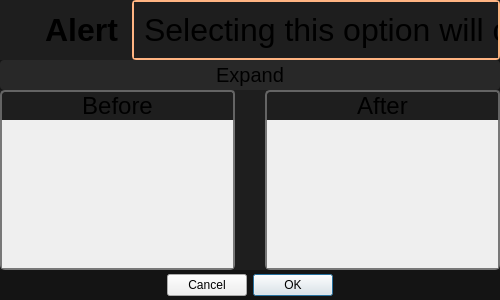
<?xml version="1.0" encoding="UTF-8"?>
<ui version="4.0">
 <class>confirm_preset_dialog</class>
 <widget class="QDialog" name="confirm_preset_dialog">
  <property name="geometry">
   <rect>
    <x>0</x>
    <y>0</y>
    <width>500</width>
    <height>300</height>
   </rect>
  </property>
  <property name="sizePolicy">
   <sizepolicy hsizetype="Minimum" vsizetype="MinimumExpanding">
    <horstretch>0</horstretch>
    <verstretch>0</verstretch>
   </sizepolicy>
  </property>
  <property name="minimumSize">
   <size>
    <width>200</width>
    <height>130</height>
   </size>
  </property>
  <property name="maximumSize">
   <size>
    <width>500</width>
    <height>300</height>
   </size>
  </property>
  <property name="font">
   <font>
    <family>Arial</family>
    <pointsize>24</pointsize>
   </font>
  </property>
  <property name="windowTitle">
   <string>Dialog</string>
  </property>
  <property name="styleSheet">
   <string notr="true">QDialog {
background-color: rgba(20,20,20,1);
}

#footer *[text=&quot;Cancel&quot;] {
    background: red;
}
#footer *[text=&quot;OK&quot;] {
    background: green;
}</string>
  </property>
  <property name="modal">
   <bool>false</bool>
  </property>
  <layout class="QVBoxLayout" name="dialog_layout">
   <property name="spacing">
    <number>0</number>
   </property>
   <property name="leftMargin">
    <number>0</number>
   </property>
   <property name="topMargin">
    <number>0</number>
   </property>
   <property name="rightMargin">
    <number>0</number>
   </property>
   <property name="bottomMargin">
    <number>0</number>
   </property>
   <item>
    <widget class="QWidget" name="header" native="true">
     <property name="sizePolicy">
      <sizepolicy hsizetype="MinimumExpanding" vsizetype="Preferred">
       <horstretch>0</horstretch>
       <verstretch>0</verstretch>
      </sizepolicy>
     </property>
     <property name="minimumSize">
      <size>
       <width>0</width>
       <height>60</height>
      </size>
     </property>
     <property name="maximumSize">
      <size>
       <width>16777215</width>
       <height>60</height>
      </size>
     </property>
     <property name="styleSheet">
      <string notr="true">background-color: rgb(30, 30, 30)</string>
     </property>
     <layout class="QHBoxLayout" name="header_layout">
      <property name="spacing">
       <number>5</number>
      </property>
      <property name="leftMargin">
       <number>5</number>
      </property>
      <property name="topMargin">
       <number>0</number>
      </property>
      <property name="rightMargin">
       <number>0</number>
      </property>
      <property name="bottomMargin">
       <number>0</number>
      </property>
      <item>
       <widget class="QLabel" name="label">
        <property name="sizePolicy">
         <sizepolicy hsizetype="Fixed" vsizetype="Fixed">
          <horstretch>0</horstretch>
          <verstretch>0</verstretch>
         </sizepolicy>
        </property>
        <property name="minimumSize">
         <size>
          <width>35</width>
          <height>35</height>
         </size>
        </property>
        <property name="maximumSize">
         <size>
          <width>35</width>
          <height>35</height>
         </size>
        </property>
        <property name="text">
         <string/>
        </property>
        <property name="pixmap">
         <pixmap resource="../../assets/rss.qrc">:/icons/util/alert_yellow.svg</pixmap>
        </property>
        <property name="scaledContents">
         <bool>true</bool>
        </property>
       </widget>
      </item>
      <item>
       <widget class="QLabel" name="alert_label">
        <property name="sizePolicy">
         <sizepolicy hsizetype="Fixed" vsizetype="Fixed">
          <horstretch>0</horstretch>
          <verstretch>0</verstretch>
         </sizepolicy>
        </property>
        <property name="font">
         <font>
          <family>Arial</family>
          <pointsize>24</pointsize>
          <bold>true</bold>
         </font>
        </property>
        <property name="text">
         <string>Alert </string>
        </property>
       </widget>
      </item>
      <item>
       <widget class="QScrollArea" name="message_wrapper">
        <property name="styleSheet">
         <string notr="true">#message_wrapper {border-radius: 4px;
border: 2px solid rgb(255, 180, 130);}</string>
        </property>
        <property name="verticalScrollBarPolicy">
         <enum>Qt::ScrollBarPolicy::ScrollBarAlwaysOff</enum>
        </property>
        <property name="horizontalScrollBarPolicy">
         <enum>Qt::ScrollBarPolicy::ScrollBarAlwaysOff</enum>
        </property>
        <property name="sizeAdjustPolicy">
         <enum>QAbstractScrollArea::SizeAdjustPolicy::AdjustToContents</enum>
        </property>
        <property name="widgetResizable">
         <bool>true</bool>
        </property>
        <widget class="QWidget" name="message_container">
         <property name="geometry">
          <rect>
           <x>0</x>
           <y>0</y>
           <width>768</width>
           <height>56</height>
          </rect>
         </property>
         <layout class="QHBoxLayout" name="message_container_layout">
          <property name="spacing">
           <number>0</number>
          </property>
          <property name="leftMargin">
           <number>10</number>
          </property>
          <property name="topMargin">
           <number>0</number>
          </property>
          <property name="rightMargin">
           <number>0</number>
          </property>
          <property name="bottomMargin">
           <number>0</number>
          </property>
          <item>
           <widget class="QLabel" name="message">
            <property name="font">
             <font>
              <family>Arial</family>
              <pointsize>24</pointsize>
             </font>
            </property>
            <property name="lineWidth">
             <number>0</number>
            </property>
            <property name="text">
             <string>Selecting this option will cause any pre-existing settings to be overriden</string>
            </property>
           </widget>
          </item>
         </layout>
        </widget>
       </widget>
      </item>
     </layout>
    </widget>
   </item>
   <item>
    <widget class="QWidget" name="middle" native="true">
     <layout class="QVBoxLayout" name="before_after_layout">
      <property name="spacing">
       <number>0</number>
      </property>
      <property name="leftMargin">
       <number>0</number>
      </property>
      <property name="topMargin">
       <number>0</number>
      </property>
      <property name="rightMargin">
       <number>0</number>
      </property>
      <property name="bottomMargin">
       <number>0</number>
      </property>
      <item>
       <widget class="QPushButton" name="expand_push_button">
        <property name="sizePolicy">
         <sizepolicy hsizetype="Minimum" vsizetype="MinimumExpanding">
          <horstretch>0</horstretch>
          <verstretch>0</verstretch>
         </sizepolicy>
        </property>
        <property name="minimumSize">
         <size>
          <width>30</width>
          <height>0</height>
         </size>
        </property>
        <property name="maximumSize">
         <size>
          <width>16777215</width>
          <height>30</height>
         </size>
        </property>
        <property name="font">
         <font>
          <family>Arial</family>
          <pointsize>15</pointsize>
         </font>
        </property>
        <property name="layoutDirection">
         <enum>Qt::LayoutDirection::RightToLeft</enum>
        </property>
        <property name="styleSheet">
         <string notr="true">QPushButton {
	border-radius: 4px;
	background-color: rgba(40,40,40,1);
}</string>
        </property>
        <property name="text">
         <string>Expand</string>
        </property>
        <property name="icon">
         <iconset resource="../../assets/rss.qrc">
          <normaloff>:/icons/arrows/arrow_right_dark.svg</normaloff>
          <normalon>:/icons/arrows/arrow_down_red.svg</normalon>:/icons/arrows/arrow_right_dark.svg</iconset>
        </property>
        <property name="iconSize">
         <size>
          <width>20</width>
          <height>20</height>
         </size>
        </property>
        <property name="checkable">
         <bool>true</bool>
        </property>
        <property name="checked">
         <bool>false</bool>
        </property>
       </widget>
      </item>
      <item>
       <widget class="QWidget" name="before_after_expanded" native="true">
        <property name="styleSheet">
         <string notr="true">QWidget#before_after_expanded {
	background-color: rgba(30,30,30,1);
}
QScrollArea {
	border: 2px solid rgba(120,120,120,1);
	border-top: 0px;
	border-bottom-left-radius: 5px;
	border-bottom-right-radius: 5px;
}
QLabel#before_label, QLabel#after_label {
	background: rgba(30,30,30,1);
	border: 2px solid rgba(100,100,100,1);
	border-bottom: 0px;
	border-top-left-radius: 5px;
	border-top-right-radius: 4px;
}</string>
        </property>
        <layout class="QHBoxLayout" name="expanded_layout">
         <property name="spacing">
          <number>0</number>
         </property>
         <property name="leftMargin">
          <number>0</number>
         </property>
         <property name="topMargin">
          <number>0</number>
         </property>
         <property name="rightMargin">
          <number>0</number>
         </property>
         <property name="bottomMargin">
          <number>0</number>
         </property>
         <item>
          <widget class="QWidget" name="before" native="true">
           <property name="maximumSize">
            <size>
             <width>285</width>
             <height>16777215</height>
            </size>
           </property>
           <layout class="QVBoxLayout" name="before_layout">
            <property name="spacing">
             <number>0</number>
            </property>
            <property name="leftMargin">
             <number>0</number>
            </property>
            <property name="topMargin">
             <number>0</number>
            </property>
            <property name="rightMargin">
             <number>0</number>
            </property>
            <property name="bottomMargin">
             <number>0</number>
            </property>
            <item>
             <widget class="QLabel" name="before_label">
              <property name="font">
               <font>
                <family>Arial</family>
                <pointsize>18</pointsize>
               </font>
              </property>
              <property name="text">
               <string>Before</string>
              </property>
              <property name="alignment">
               <set>Qt::AlignmentFlag::AlignCenter</set>
              </property>
             </widget>
            </item>
            <item>
             <widget class="QScrollArea" name="before_layers">
              <property name="maximumSize">
               <size>
                <width>285</width>
                <height>285</height>
               </size>
              </property>
              <property name="widgetResizable">
               <bool>true</bool>
              </property>
              <widget class="QWidget" name="proposed_layers_container">
               <property name="geometry">
                <rect>
                 <x>0</x>
                 <y>0</y>
                 <width>231</width>
                 <height>153</height>
                </rect>
               </property>
               <layout class="QVBoxLayout" name="before_layers_layout">
                <property name="spacing">
                 <number>0</number>
                </property>
                <property name="leftMargin">
                 <number>0</number>
                </property>
                <property name="topMargin">
                 <number>0</number>
                </property>
                <property name="rightMargin">
                 <number>0</number>
                </property>
                <property name="bottomMargin">
                 <number>0</number>
                </property>
                <item>
                 <widget class="EBody" name="before_ebody" native="true"/>
                </item>
               </layout>
              </widget>
             </widget>
            </item>
           </layout>
          </widget>
         </item>
         <item>
          <widget class="QWidget" name="arrow_wrapper" native="true">
           <property name="maximumSize">
            <size>
             <width>30</width>
             <height>16777215</height>
            </size>
           </property>
           <layout class="QVBoxLayout" name="arrow_container">
            <property name="spacing">
             <number>0</number>
            </property>
            <property name="leftMargin">
             <number>0</number>
            </property>
            <property name="topMargin">
             <number>0</number>
            </property>
            <property name="rightMargin">
             <number>0</number>
            </property>
            <property name="bottomMargin">
             <number>0</number>
            </property>
            <item>
             <widget class="QLabel" name="arrow_icon">
              <property name="minimumSize">
               <size>
                <width>30</width>
                <height>30</height>
               </size>
              </property>
              <property name="maximumSize">
               <size>
                <width>30</width>
                <height>30</height>
               </size>
              </property>
              <property name="text">
               <string/>
              </property>
              <property name="pixmap">
               <pixmap resource="../../assets/rss.qrc">:/icons/arrows/arrow_right_dark.svg</pixmap>
              </property>
              <property name="scaledContents">
               <bool>true</bool>
              </property>
             </widget>
            </item>
           </layout>
          </widget>
         </item>
         <item>
          <widget class="QWidget" name="after" native="true">
           <property name="maximumSize">
            <size>
             <width>285</width>
             <height>16777215</height>
            </size>
           </property>
           <layout class="QVBoxLayout" name="after_layout">
            <property name="spacing">
             <number>0</number>
            </property>
            <property name="leftMargin">
             <number>0</number>
            </property>
            <property name="topMargin">
             <number>0</number>
            </property>
            <property name="rightMargin">
             <number>0</number>
            </property>
            <property name="bottomMargin">
             <number>0</number>
            </property>
            <item>
             <widget class="QLabel" name="after_label">
              <property name="font">
               <font>
                <family>Arial</family>
                <pointsize>18</pointsize>
               </font>
              </property>
              <property name="text">
               <string>After</string>
              </property>
              <property name="alignment">
               <set>Qt::AlignmentFlag::AlignCenter</set>
              </property>
             </widget>
            </item>
            <item>
             <widget class="QScrollArea" name="after_layers">
              <property name="maximumSize">
               <size>
                <width>285</width>
                <height>285</height>
               </size>
              </property>
              <property name="widgetResizable">
               <bool>true</bool>
              </property>
              <widget class="QWidget" name="after_layers_container">
               <property name="geometry">
                <rect>
                 <x>0</x>
                 <y>0</y>
                 <width>231</width>
                 <height>153</height>
                </rect>
               </property>
               <layout class="QVBoxLayout" name="after_layers_layout">
                <property name="spacing">
                 <number>0</number>
                </property>
                <property name="leftMargin">
                 <number>0</number>
                </property>
                <property name="topMargin">
                 <number>0</number>
                </property>
                <property name="rightMargin">
                 <number>0</number>
                </property>
                <property name="bottomMargin">
                 <number>0</number>
                </property>
                <item>
                 <widget class="EBody" name="after_ebody" native="true"/>
                </item>
               </layout>
              </widget>
             </widget>
            </item>
           </layout>
          </widget>
         </item>
        </layout>
       </widget>
      </item>
     </layout>
    </widget>
   </item>
   <item>
    <widget class="QDialogButtonBox" name="footer">
     <property name="minimumSize">
      <size>
       <width>0</width>
       <height>30</height>
      </size>
     </property>
     <property name="maximumSize">
      <size>
       <width>16777215</width>
       <height>40</height>
      </size>
     </property>
     <property name="sizeIncrement">
      <size>
       <width>0</width>
       <height>0</height>
      </size>
     </property>
     <property name="font">
      <font>
       <family>Arial</family>
       <pointsize>12</pointsize>
      </font>
     </property>
     <property name="layoutDirection">
      <enum>Qt::LayoutDirection::RightToLeft</enum>
     </property>
     <property name="autoFillBackground">
      <bool>false</bool>
     </property>
     <property name="styleSheet">
      <string notr="true">#footer {
	padding: 0px;
}

#footer * {
	min-width: 80px;
	background-color: rgba(120,120,120,1);
	border-radius: 5px;
	padding: 5px;
}

#footer *[text=&quot;Cancel&quot;] {
    background: rgba(255,80,80,1);
}
#footer *[text=&quot;OK&quot;] {
    background: rgba(180,200,150,1);
}</string>
     </property>
     <property name="orientation">
      <enum>Qt::Orientation::Horizontal</enum>
     </property>
     <property name="standardButtons">
      <set>QDialogButtonBox::StandardButton::Cancel|QDialogButtonBox::StandardButton::Ok</set>
     </property>
     <property name="centerButtons">
      <bool>true</bool>
     </property>
    </widget>
   </item>
  </layout>
 </widget>
 <customwidgets>
  <customwidget>
   <class>EBody</class>
   <extends>QWidget</extends>
   <header location="global">modules.eventlist.eventattributes</header>
   <container>1</container>
   <slots>
    <signal>hasItems(bool)</signal>
   </slots>
  </customwidget>
 </customwidgets>
 <resources>
  <include location="../../assets/rss.qrc"/>
 </resources>
 <connections>
  <connection>
   <sender>footer</sender>
   <signal>accepted()</signal>
   <receiver>confirm_preset_dialog</receiver>
   <slot>accept()</slot>
   <hints>
    <hint type="sourcelabel">
     <x>208</x>
     <y>271</y>
    </hint>
    <hint type="destinationlabel">
     <x>157</x>
     <y>274</y>
    </hint>
   </hints>
  </connection>
  <connection>
   <sender>footer</sender>
   <signal>rejected()</signal>
   <receiver>confirm_preset_dialog</receiver>
   <slot>reject()</slot>
   <hints>
    <hint type="sourcelabel">
     <x>276</x>
     <y>277</y>
    </hint>
    <hint type="destinationlabel">
     <x>286</x>
     <y>274</y>
    </hint>
   </hints>
  </connection>
  <connection>
   <sender>expand_push_button</sender>
   <signal>toggled(bool)</signal>
   <receiver>before_after_expanded</receiver>
   <slot>setVisible(bool)</slot>
   <hints>
    <hint type="sourcelabel">
     <x>239</x>
     <y>74</y>
    </hint>
    <hint type="destinationlabel">
     <x>260</x>
     <y>131</y>
    </hint>
   </hints>
  </connection>
 </connections>
</ui>
